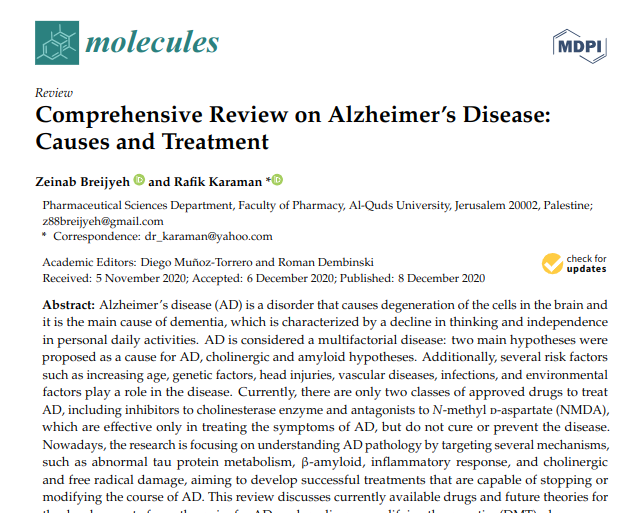
#> input picture pdf/highlighted_sentence_image.png, 627 x 513 px, found by its file name
$ python 5.py
#> lines starting #> are read from the running program, lines starting #| are printed output that depends on the picture; after the words box and inside, x2 and y2 are one past the last pixel; in counts of white or black regions, pixels touching at a corner belong together
import cv2
import pytesseract
from pytesseract import Output
import numpy as np

# Uncomment and set the path to the Tesseract executable if it's not in your PATH
# pytesseract.pytesseract.tesseract_cmd = r'C:\Program Files\Tesseract-OCR\tesseract.exe'  # Update this path

def preprocess_image(image_path):
    # Load the image
    image = cv2.imread(image_path)
#> image is the input picture: shape (513, 627, 3); mean B, G, R 236.3, 236.4, 235.7
    # Convert image to grayscale
    gray_image = cv2.cvtColor(image, cv2.COLOR_BGR2GRAY)
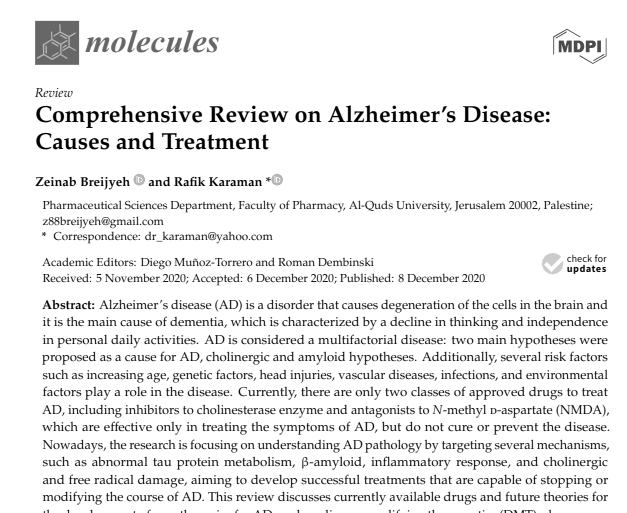
#> gray_image: shape (513, 627); min 0, max 255, mean 236.2
    # Apply thresholding to get a binary image
    _, thresh_image = cv2.threshold(gray_image, 0, 255, cv2.THRESH_BINARY + cv2.THRESH_OTSU)
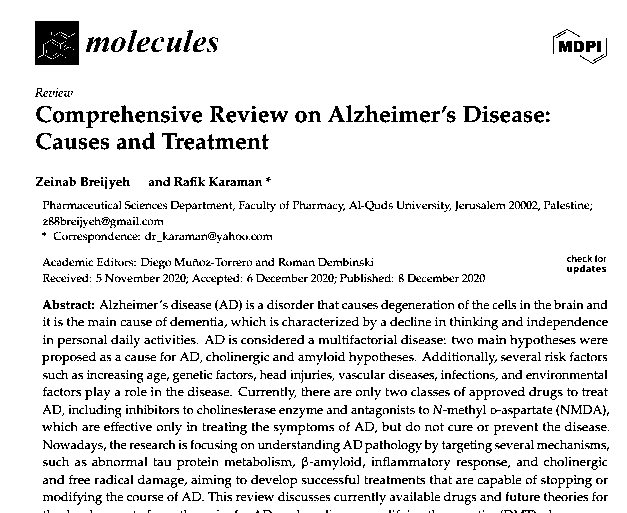
#> thresh_image: shape (513, 627); 90% white; black in thin lines or dots, all inside (x1, y1, x2, y2) = (35, 21, 609, 513)
    # Remove noise with a median blur
    cleaned_image = cv2.medianBlur(thresh_image, 3)
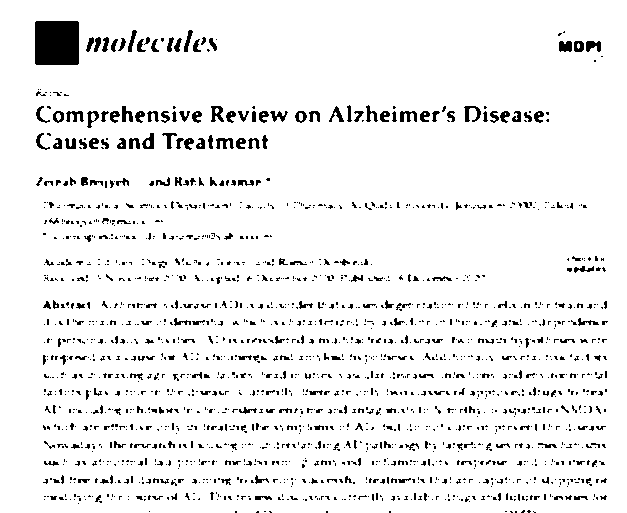
#> cleaned_image: shape (513, 627); 93.5% white; 1921 black regions (1688 under 20 px), largest, box (x1, y1, x2, y2) and area: (35, 21, 79, 65) 1932, (464, 106, 481, 122) 135, (211, 106, 224, 122) 128
    return cleaned_image, image

def detect_text_in_image(image_path, target_text):
    # Preprocess image
    preprocessed_image, original_image = preprocess_image(image_path)

    # Use pytesseract to get text data
#> (the run stopped early here; a loop or call above may not have finished)

$ run again, with pdf/78.png copied over pdf/highlighted_sentence_image.png
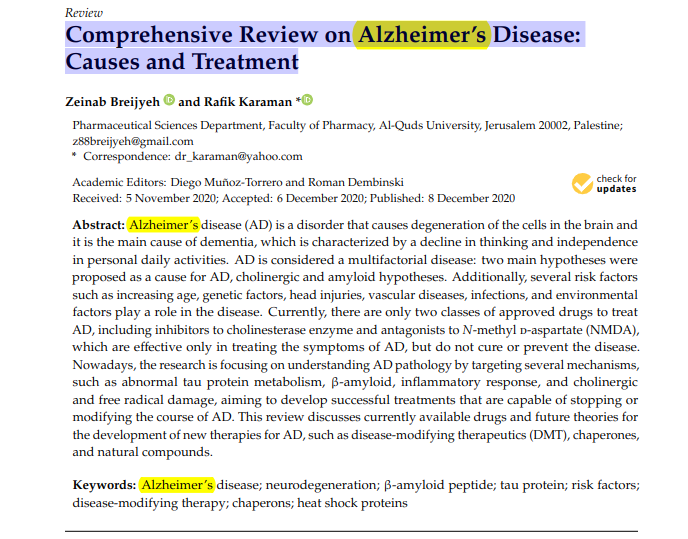
#> input picture pdf/78.png, 688 x 539 px, found by its file name
#> in preprocess_image, image is the input picture: shape (539, 688, 3); mean B, G, R 234.5, 235.2, 235.3
#> in preprocess_image, `_, thresh_image = cv2.threshold(gray_image, 0, 255, cv2.THRESH_BINARY ..`:
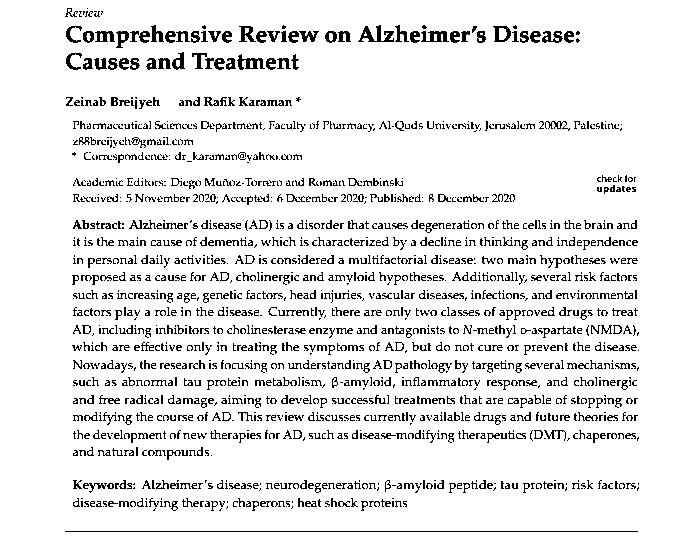
#> thresh_image: shape (539, 688); 90.7% white; black in thin lines or dots, all inside (x1, y1, x2, y2) = (65, 8, 639, 532)
#> in preprocess_image, `cleaned_image = cv2.medianBlur(thresh_image, 3)`:
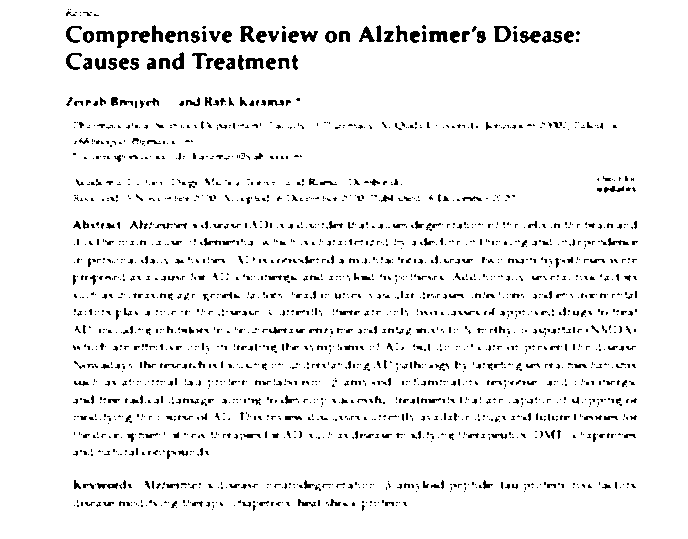
#> cleaned_image: shape (539, 688); 94.4% white; black in thin lines or dots, all inside (x1, y1, x2, y2) = (66, 9, 638, 511)
